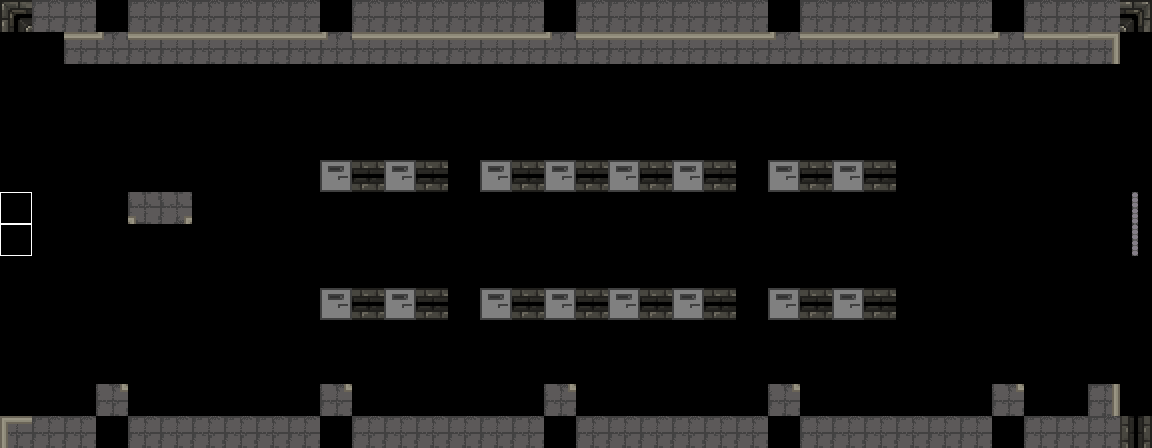

A 2D game scene composited from a Tiled map and its tileset images. What follows is a short description and the map's XML, with every tile layer's data as written:
An orthogonal 36x14 tile map with 32x32 px tiles, 1 tile layer (Tile Layer 1).

<map version="1.2" tiledversion="1.2.0" orientation="orthogonal" renderorder="left-down" width="36" height="14" tilewidth="32" tileheight="32" infinite="0" nextlayerid="2" nextobjectid="1">
 <tileset firstgid="1" source="mvpplaceholder.tsx" />
 <layer id="1" name="Tile Layer 1" width="36" height="14">
  <data encoding="csv">
1,18,18,48,18,18,18,18,18,18,48,18,18,18,18,18,18,48,18,18,18,18,18,18,48,18,18,18,18,18,18,48,18,18,18,3,
11,9,2,38,2,2,2,2,2,2,38,2,2,2,2,2,2,38,2,2,2,2,2,2,38,2,2,2,2,2,2,38,2,2,4,11,
11,27,10,10,10,10,10,10,10,10,10,10,10,10,10,10,10,10,10,10,10,10,10,10,10,10,10,10,10,10,10,10,10,10,12,11,
11,27,10,10,10,10,10,10,10,10,10,10,10,10,10,10,10,10,10,10,10,10,10,10,10,10,10,10,10,10,10,10,10,10,12,11,
11,27,10,10,10,10,10,10,10,10,44,45,44,45,10,44,45,44,45,44,45,44,45,10,44,45,44,45,10,10,10,10,10,10,12,11,
11,27,10,10,10,10,10,10,10,10,52,53,52,53,10,52,53,52,53,52,53,52,53,10,52,53,52,53,10,10,10,10,10,10,12,11,
40,10,10,10,54,55,56,10,10,10,10,10,10,10,10,10,10,10,10,10,10,10,10,10,10,10,10,10,10,10,10,10,10,10,10,37,
40,10,10,10,62,63,64,10,10,10,10,10,10,10,10,10,10,10,10,10,10,10,10,10,10,10,10,10,10,10,10,10,10,10,10,37,
11,27,10,10,10,10,10,10,10,10,44,45,44,45,10,44,45,44,45,44,45,44,45,10,44,45,44,45,10,10,10,10,10,10,12,11,
11,27,10,10,10,10,10,10,10,10,52,53,52,53,10,52,53,52,53,52,53,52,53,10,52,53,52,53,10,10,10,10,10,10,12,11,
11,27,10,10,10,10,10,10,10,10,10,10,10,10,10,10,10,10,10,10,10,10,10,10,10,10,10,10,10,10,10,10,10,10,12,11,
11,27,10,10,10,10,10,10,10,10,10,10,10,10,10,10,10,10,10,10,10,10,10,10,10,10,10,10,10,10,10,10,10,10,12,11,
11,25,26,39,26,26,26,26,26,26,39,26,26,26,26,26,26,39,26,26,26,26,26,26,39,26,26,26,26,26,26,39,26,26,20,11,
17,18,18,48,18,18,18,18,18,18,48,18,18,18,18,18,18,48,18,18,18,18,18,18,48,18,18,18,18,18,18,48,18,18,18,19
</data>
 </layer>
</map>
